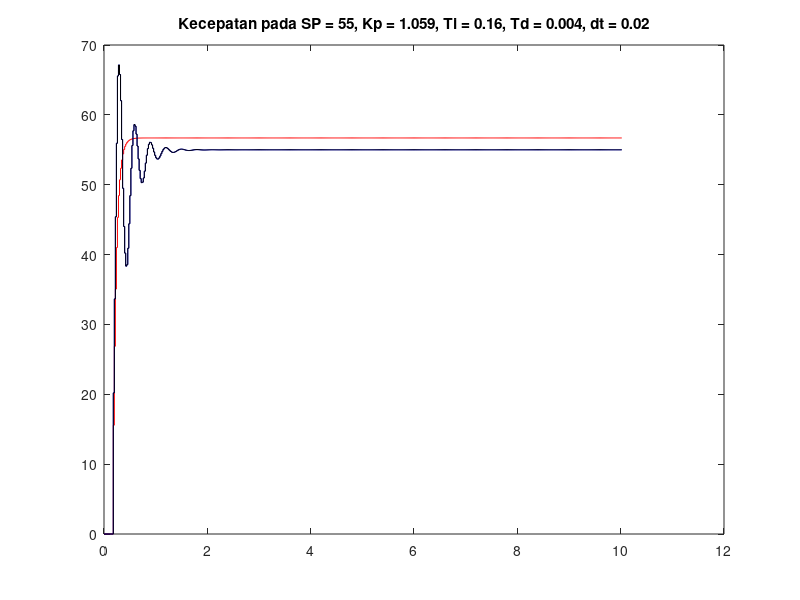
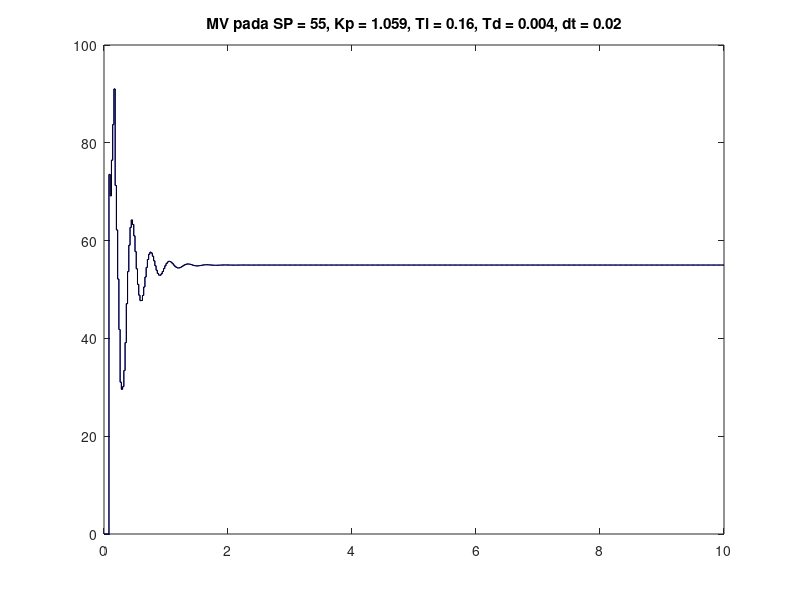
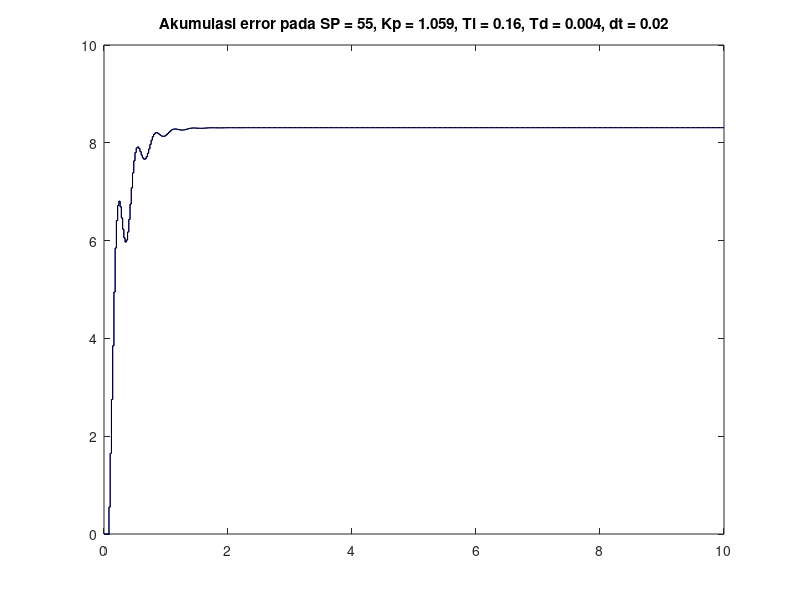

The MATLAB script that drew these images, in order:
%%%%%%%%%%%%%%%%%%%%%%%%%%%%%%%
% PID Control
%%%%%%%%%%%%%%%%%%%%%%%%%%%%%%%

clc, clear all, warning off
SP=55;
Gain=1.0308;
tau=0.0728;
dt=0.02;

ft = 10; 
Kp = 1.059;
Ti = 0.160;
Td = 0.004;
P = 1; I = 1; D = 1;
df = round(ft/dt); 
dlay = 0.08/dt;

h1(1:df) = 0;  h2(1:df) = 0; h3(1:df) = 0;h4(1:df) = 0; Fi(1:df)=0;
SIn(1:df) = 0; e_L = 0;  
SIn3(1:df) = 0; e_LN3 = 0; e_LP3 = 0;
SIn4(1:df) = 0; SLIn4 = 0; e_LN4 = 0; e_LP4 = 0;
MV2(1:df) = 0; MV3(1:df) = 0; MV4(1:df) = 0;

t(1:1:dlay+1) = dt*[0:1:dlay];
t2(1:1:dlay+1) = t(1:1:dlay+1);
t3(1:1:dlay+1) = t(1:1:dlay+1); 
t4(1:1:dlay+1) = t(1:1:dlay+1);


for i = dlay+1:1:df+1
	Fi(i) = Gain*SP; 
	dh1dt = (Fi(i-dlay) - h1(i))/tau;
	h1(i+1)  = h1(i) + dh1dt*dt;
	t(i+1)	= t(i) + dt;
	
	%___________Original PID Control__________
	
	e_B	= SP - h2(i);

	KKp	= P * Kp * e_B;

	if i == 1
		SIn(i) = (e_B+e_L)/2*dt;
	else
		SIn(i) = SIn(i-1) + (e_B+e_L)/2*dt;
	end
	
	KIn	= I * Kp * SIn(i) / Ti;

	DTd	= (e_B-e_L)/dt;
	KDr	= D * Kp * DTd * Td;

	MV2(i)	= KKp + KIn + KDr;
	e_L = e_B;
	
	dh2dt = (MV2(i-dlay)-h2(i))/tau;
	h2(i+1)  = h2(i) + dh2dt*dt;
	t2(i+1)  = t2(i) + dt;

	
	%%____Mikrocontroller nonnegative computation_________________________
	
	if SP >= h3(i)
		e_BP3 = SP - h3(i);
		e_BN3 = 0;
	else
		e_BP3 = 0;
		e_BN3 = h3(i) - SP;
	end
	
	KKpP3 = P * Kp * e_BP3;
	KKpN3 = P * Kp * e_BN3;
	
	SPIn3 = 0; SNIn3 = 0;
	if and(e_BN3 == 0,e_LN3==0)
		SPIn3 = (e_BP3+e_LP3)/2*dt;
	elseif and(e_BP3 == 0,e_LP3==0)
		SNIn3 = (e_BN3+e_LN3)/2*dt;
	elseif and(e_BN3 > 0,e_LP3 > 0)
		if e_BN3 >= e_LP3
			SNIn3 = (e_BN3-e_LP3)/(2/dt);
		else
			SPIn3 = (e_LP3-e_BN3)/(2/dt);
		end
	elseif and(e_BP3 > 0,e_LN3 > 0)
		if e_BP3 >= e_LN3
			SPIn3 = (e_BP3-e_LN3)/(2/dt);
		else
			SNIn3 = (e_LN3-e_BP3)/(2/dt);
		end
	end

	if i == 1
		SIn3(i) = SPIn3 - SNIn3;
	else
		SIn3(i) = SIn3(i-1) + SPIn3 - SNIn3;
	end
	
	KIn3	= I * Kp * SIn3(i) / Ti;
	
	SD = 0;
	if and(e_BP3 == 0,e_LN3==0)
		DTd3 = (e_LP3+e_BN3)/dt;
		SD = 1;
	elseif and(e_BN3 == 0,e_LP3==0)
		DTd3 = (e_BP3+e_LN3)/dt;
	elseif and(e_BP3 > 0,e_LP3 > 0)
		if e_BP3 >= e_LP3
			DTd3 = (e_BP3-e_LP3)/dt;
		else
			DTd3 = (e_LP3-e_BP3)/dt;
			SD = 1;
		end
	elseif and(e_BN3 > 0,e_LN3 > 0)
		if e_BN3 >= e_LN3
			DTd3 = (e_BN3-e_LN3)/dt;
			SD = 1;
		else
			DTd3 = (e_LN3-e_BN3)/dt;
		end
	end
	
	KDr3	= D * Kp * DTd3 * Td;

	if SD == 0
		MV3(i)	= KKpP3 - KKpN3 + KIn3 + KDr3;
	else
		MV3(i)	= KKpP3 - KKpN3 + KIn3 - KDr3;
	end
	e_LP3 = e_BP3;
	e_LN3 = e_BN3;
	
	dh3dt = (MV3(i-dlay)-h3(i))/tau;
	h3(i+1)  = h3(i) + dh3dt*dt;
	t3(i+1)  = t3(i) + dt;

	%%____Application on Mikrocontroller _________________________
	if SP >= h4(i)
		e_BP4 = SP - h4(i);  
		e_BN4 = 0;
	else
		e_BP4 = 0;
		e_BN4 = h4(i) - SP;
	end

	%% P
	KKpP4 = ( e_BP4 * Kp );
	KKpN4 = ( e_BN4 * Kp );

	%% I
	SPIn4 = 0; SNIn4 = 0;		
	acc = 2/dt;
	if and( e_BN4 == 0, e_LN4 == 0 )
		acc1 = e_BP4 + e_LP4;				
		SPIn4 = acc1 / acc;					
	elseif and( e_BP4 == 0, e_LP4 == 0 )
		acc1 = e_BN4 + e_LN4;				
		SNIn4 = acc1 / acc;
	elseif and( e_LP4 > 0, e_BN4 > 0 )	
		if e_BN4 >= e_LP4
			acc1 = e_BN4 - e_LP4;
			SNIn4 = acc1 / acc;
		else
			acc1 = e_LP4 - e_BN4;
			SPIn4 = acc1 / acc;
		end
	elseif and( e_BP4 > 0, e_LN4 > 0 )	
		if e_LN4 >= e_BP4
			acc1 = e_LN4 - e_BP4;
			SPIn4 = acc1 / acc;
		else
			acc1 = e_BP4 - e_LN4;
			SNIn4 = acc1 / acc;
		end
	end

	if ( i == 1 )
		SIn4(i) = SPIn4 - SNIn4;
	else
		SIn4(i) = SLIn4 + SPIn4 - SNIn4;
	end

	SLIn4 = SIn4(i);
	acc1 = Kp * SIn4(i);
	acc2 = acc1 / Ti;
	KIn4 = acc2 * I;
	%% D	
	SD = 0;
	if and(e_BP4 == 0,e_LN4==0)
		acc1 = e_LP4 + e_BN4;
		SD = 1;
	elseif and(e_BN4 == 0,e_LP4==0)
		acc1 = e_BP4 + e_LN4;
	elseif and(e_BP4 > 0,e_LP4 > 0)
		if e_BP4 >= e_LP4
			acc1 = e_BP4 - e_LP4;
		else
			acc1 = e_LP4 - e_BP4;
			SD = 1;
		end
	elseif and(e_BN4 > 0,e_LN4 > 0)
		if e_BN4 >= e_LN4
			acc1 = e_BN4 - e_LN4;
			SD = 1;
		else
			acc1 = e_LN4 - e_BN4;
		end
	end
	DTd4 = acc1 / dt;

	acc1 = Kp * DTd4;
	acc2 = D * Td;
	KDr4 = acc1 * acc2;

	if SD == 0
		MV4(i) = KKpP4 - KKpN4 + KIn4 + KDr4;
	else
		MV4(i) = KKpP4 - KKpN4 + KIn4 - KDr4;
	end

	if MV4(i) >= 255
		MV4(i) = 255;
	elseif MV4(i) <= 0
		MV4(i) = 0; 
	end

	disp([e_BP3 e_LP3 SPIn3 e_BP4 e_LP4 SPIn4 ]);
	
	e_LP4 = e_BP4;	
	e_LN4 = e_BN4;	


	dh4dt = (MV4(i-dlay)-h4(i))/tau;
	h4(i+1)  = h4(i) + dh4dt*dt;
	t4(i+1)  = t4(i) + dt;

end

figure(1)
axis([0 ft min([h1 h2 h3 h4]) max([h1 h2 h3 h4])]);
stairs(t,h1,'r');  hold on; %red
stairs(t2,h2,'b'); %blue
stairs(t3,h3,'k'); %black
%stairs(t4,h4,'m'); %magenta
hold off;
title(['Kecepatan pada SP = ' num2str(SP) ', Kp = ' num2str(Kp) ...
	', Ti = ' num2str(Ti) ', Td = ' num2str(Td) ', dt = ' num2str(dt)])

figure(2)
stairs(t2(1:end-1),MV2,'b'); hold on;
stairs(t3(1:end-1),MV3,'k'); 
%stairs(t4(1:end-1),MV4,'m'); 
hold off;
title(['MV pada SP = ' num2str(SP) ', Kp = ' num2str(Kp) ...
	', Ti = ' num2str(Ti) ', Td = ' num2str(Td) ', dt = ' num2str(dt)])


figure(3)
stairs(t(1:end-1),SIn,'b'); hold on;
stairs(t3(1:end-1),SIn3,'k'); 
%stairs(t4(1:end-1),SIn4,'m'); 
hold off;
title(['Akumulasi error pada SP = ' num2str(SP) ', Kp = ' num2str(Kp) ...
	', Ti = ' num2str(Ti) ', Td = ' num2str(Td) ', dt = ' num2str(dt)])

